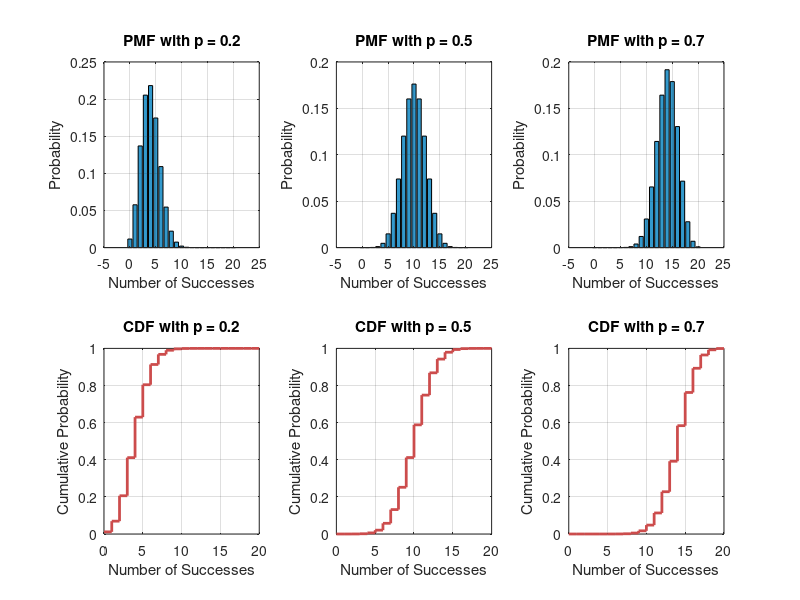

Write the MATLAB code that produced this figure. (Note: this script raises an error after producing the figure.)
% Define the number of trials and the probabilities of success
n = 20; % Number of trials
p_values = [0.2, 0.5, 0.7]; % Different probabilities of success

% Create a new figure for plotting
figure;

% Loop over each probability value
for i = 1:length(p_values)
    % Extract the current probability of success
    p = p_values(i);
    
    % Define the range of possible number of successes
    x = 0:n;
    
    % Compute the PMF (Probability Mass Function) for the current p
    pmf = binopdf(x, n, p);
    
    % Compute the CDF (Cumulative Distribution Function) for the current p
    cdf = binocdf(x, n, p);
    
    % Create subplot for PMF
    subplot(2, length(p_values), i);
    % Plot the PMF as a bar graph
    bar(x, pmf, 'FaceColor', [0.2, 0.6, 0.8]);
    % Set title for the PMF plot
    title(['PMF with p = ', num2str(p)]);
    % Label x-axis
    xlabel('Number of Successes');
    % Label y-axis
    ylabel('Probability');
    % Add a grid for better visualization
    grid on;
    
    % Create subplot for CDF
    subplot(2, length(p_values), i + length(p_values));
    % Plot the CDF as a step function (stairs plot)
    stairs(x, cdf, 'LineWidth', 2, 'Color', [0.8, 0.3, 0.3]);
    % Set title for the CDF plot
    title(['CDF with p = ', num2str(p)]);
    % Label x-axis
    xlabel('Number of Successes');
    % Label y-axis
    ylabel('Cumulative Probability');
    % Add a grid for better visualization
    grid on;
end

% Add a super title for the entire figure
sgtitle('Binomial Distribution with n = 20');
